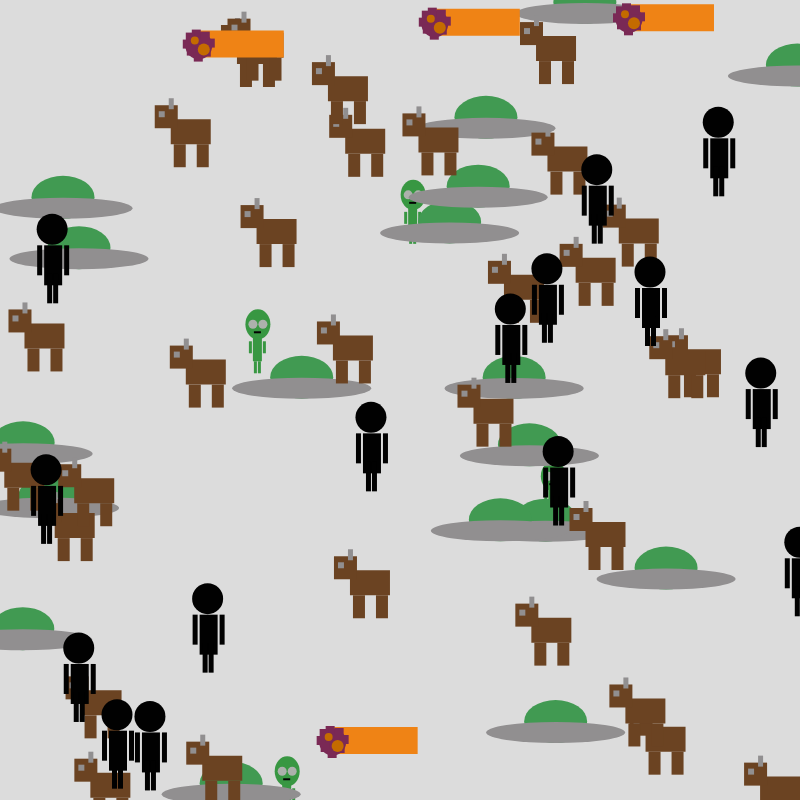
Frame 1 (no input)
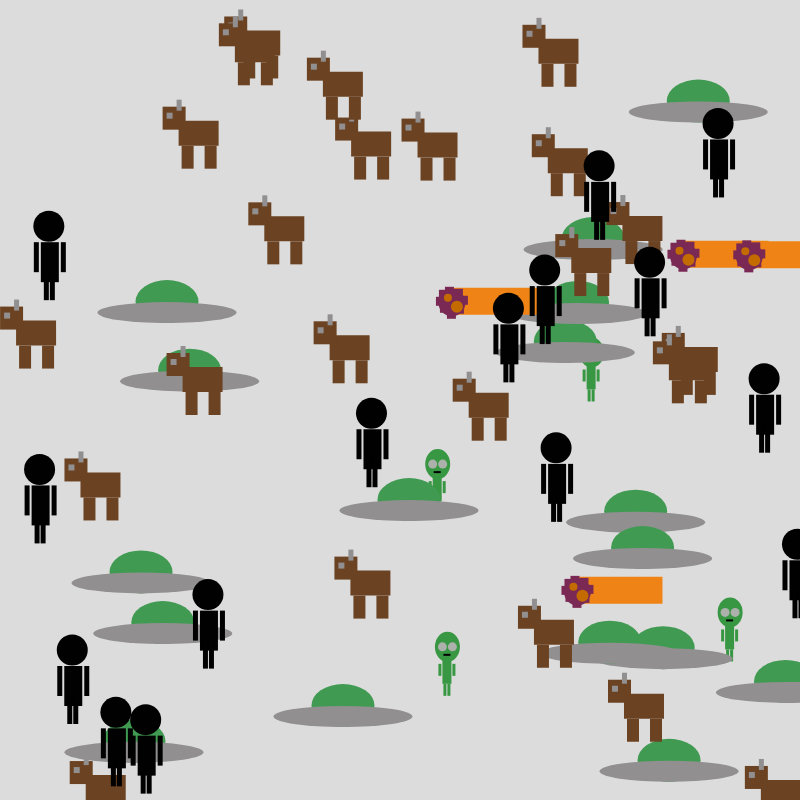
Frame 60 (no input)
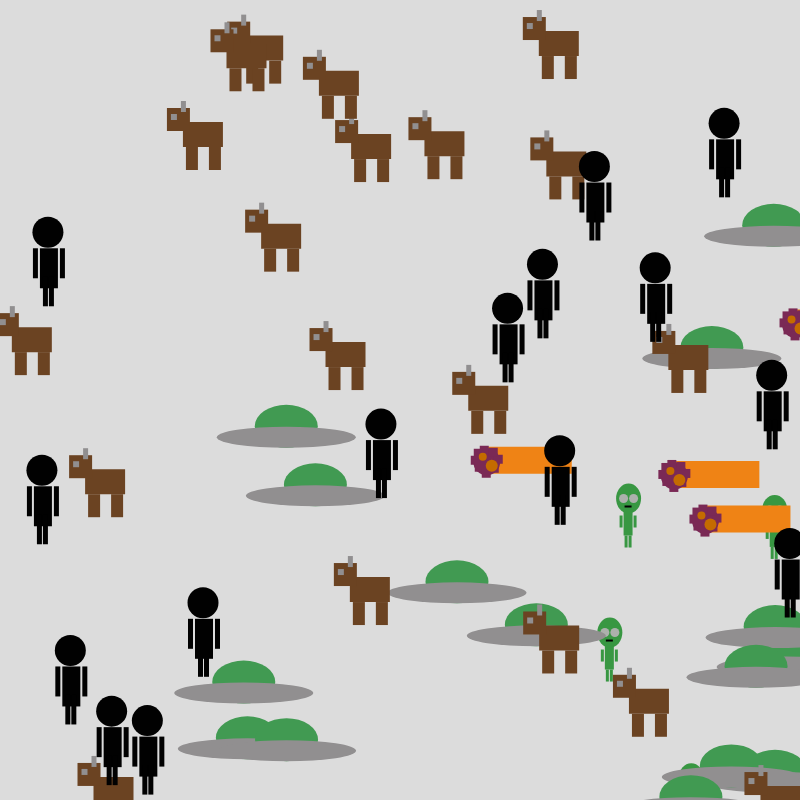
Frame 120 (the mouse pressed at the canvas centre since frame 60)

The p5.js sketch that drew these frames (run headless with seeded random() and noise() and a simulated clock; from frame 60 on, the mouse is pressed at the canvas centre):

// p5.js sketch
// ── sketch.js
/// Var de las vacas
var LasVacas = [];
var numVacas = 30;
/// Var de los Ovnis
var invasion = [];
var numOvnis = 18;
/// Var de los Meteoritos
var LosMeteoritos = [];
var numMeteoritos = 4;
/// Var de los Marcianitos
var LosMarcianos = [];
var numMarcianitos = 4;
/// Var de los humanos
var humanos = [];
var numHumanos = 15;
/// Var de los humanoides
var humanoides = [];
var numHumanoides = 10;


function setup() {
  createCanvas(800, 800);
/// Definición de vacas
  for (var v = 0; v < numVacas; v = v + 1) {
    LasVacas[v] = new Vaquita();
  }
/// Definición de Ovnis
  for (var i = 0; i < numOvnis; i = i + 1) {
    invasion[i] = new Ovni();
  }
/// Definición de Meteoritos
  for (var s = 0; s < numMeteoritos; s = s + 1) {
    LosMeteoritos[s] = new Meteoritos();
  }
/// Definición de Marcianitos
  for (var m = 0; m < numMarcianitos; m = m + 1) {
    LosMarcianos[m] = new Marcianito();
  }
/// Definición de humanos
  for (var h = 0; h < numHumanos; h = h + 1) {
    humanos[h] = new Humanito();
  }
  //for (var a = 0; a < numHumanoides; a = a + 1) {
    //humanoides[a] = new Humanoide();
  //}
}

function draw() {
  background(220);
 
/// Dibujar Marcinos
  for (var m = 0; m < numMarcianitos; m = m + 1) {
    LosMarcianos[m].dibujarse();
    LosMarcianos[m].moverse();
    //for (var i = 0; i < numOvnis; i = i + 1){
    // var discentro = dist(invasion[i].x,invasion[i].y,Marcianito[m].x,Marcianito[m].y);
    //if (discentro < invasion[i].tamano/2){
    //Marcianito[m].dibujarse();
    //Marcianito[m].moverse();
    //}

  }
/// Dibujar Ovnis/ los ovnis mueren cuando un meteorito los toca
  push();
  for (var i = 0; i < numOvnis; i = i + 1) {
    invasion[i].dibujarse();
    invasion[i].moverse();
    for (var r = 0; r < numMeteoritos; r = r + 1) {
      var discentro = dist(LosMeteoritos[r].x, LosMeteoritos[r].y, invasion[i].x, invasion[i].y);
      if (discentro < LosMeteoritos[r].tamano / 2) {
        invasion[i].morir();
      }
    }
  }
  pop();
/// Dibujar Vacas/ Las vacas mueren cuando un Ovni pasa sobre ellas
  push();
  for (var v = 0; v < numVacas; v = v + 1) {
    LasVacas[v].dibujarse();
    LasVacas[v].moverse();
    for (var j = 0; j < numOvnis; j = j + 1) {
      var distCentro1 = dist(invasion[j].x, invasion[j].y, LasVacas[v].x, LasVacas[v].y);
      if (distCentro1 < invasion[j].tamano / 2) {
        LasVacas[v].morir();
      }
    }
  }
  pop();
/// Dibujar meteoritos
  for (var s = 0; s < numMeteoritos; s = s + 1) {
    LosMeteoritos[s].dibujarse();
    LosMeteoritos[s].moverse();
  }
/// Dibujar Humanos/ Humanos se reproducen cuando un marcianito les pasa por encima
  for (var h = 0; h < numHumanos; h = h +1){
   humanos[h].dibujarse();
   humanos[h].moverse();
   //for (var p = 0; p < numMarcianitos; p = p +1) {
     //var disCentro2 = dist(LosMarcianos[p].x,LosMarcianos[p].y,humanos[h].x,humanos[h].y);
     //if (disCentro2 < LosMarcianos[p].tamano / 2) {
        ///Marcianito[m].dibujarse();
        ///Marcianito[m].moverse();
    //}
  //}
 }
}
/// Tecla espacio para nuevo Ovni
function keyReleased() {
  if (keyCode == 32) {
    numOvnis = numOvnis + 1;
    invasion[invasion.length] = new Ovni();
  }
}
/// Letra M para un nuevo marcianito
function keyReleased() {
  if (keyCode == 77) {
    numMarcianitos = numMarcianitos + 1;
    LosMarcianos[LosMarcianos.length] = new Marcianito();
  }
}
/// Letra V para crear vacas

function keyReleased() {
  if (keyCode == 86) {
    numVacas = numVacas + 1;
    LasVacas[LasVacas.length] = new Vaquita();
  }
}




/// Familia Humanito
function Humanito() {
  this.x = random(0, width);
  this.y = random(0, height);
  this.tamano = 15;
  this.viva = true;

  this.dibujarse = function() {
    if (this.viva == true) {
      noStroke();
      fill(1,1,1);
      /// Cabeza 	Humanito
      ellipse(this.x, this.y -38, this.tamano + 16, this.tamano + 16);
      /// Cuerpo Humanito
      rect(this.x - 8, this.y - 22, this.tamano + 3, this.tamano + 25);
      /// Brazo izquierdo
      rect(this.x - 15, this.y - 22, this.tamano - 10, this.tamano + 15);
      /// Brazo Derecho
      rect(this.x + 12, this.y - 22, this.tamano - 10, this.tamano + 15);
      /// Pierna Derecha
      rect(this.x - 5, this.y + 6, this.tamano - 10, this.tamano + 15);
      /// Pierna izquierda
      rect(this.x + 1, this.y + 6, this.tamano - 10, this.tamano + 15);
    }
  }

  this.moverse = function() {
    this.x = this.x + random(-1, 1);
    this.y = this.y + random(-1, 1);
  }

  this.crecer = function() {
    this.tamano = this.tamano + random(0.3, 0.6);
  }

  this.morir = function() {
    this.viva = false;
  }
}


/// Familia Marcianito
function Marcianito() {
  this.x = random(0, width);
  this.y = random(0, height);
  this.dirX = 1.5;
  this.dirY = 1.3;
  this.tamano = 15;
  this.viva = true;

  this.dibujarse = function() {
    if (this.viva == true) {
      noStroke();
      fill(56, 151, 66);
      /// Cabeza Alien
      ellipse(this.x, this.y - 15, this.tamano + 10, this.tamano + 15);
      /// cuerpo alien
      rect(this.x - 5, this.y - 8, this.tamano - 6, this.tamano + 15);
      /// pieran izquierda 
      rect(this.x - 4, this.y + 22, this.tamano - 12, this.tamano - 3);
      /// pierna derecha
      rect(this.x, this.y + 22, this.tamano - 12, this.tamano - 3);
      /// brazo izquierdo
      rect(this.x - 9, this.y + 2, this.tamano - 12, this.tamano - 3);
      /// brazo derecho
      rect(this.x + 5, this.y + 2, this.tamano - 12, this.tamano - 3);
      /// ojos
      fill(172, 177, 172);
      ellipse(this.x - 5, this.y - 15, this.tamano - 6, this.tamano - 6);
      ellipse(this.x + 5, this.y - 15, this.tamano - 6, this.tamano - 6);
      /// boca
      fill(1, 1, 1);
      rect(this.x - 4, this.y - 8, this.tamano - 8, this.tamano - 13);

    }
  }

  this.moverse = function() {
    //this.x = this.x + random(-1, 1);
    //this.y = this.y + random(-1, 1);
    if (this.x >= width || this.x <= 0) {
      this.dirX = -this.dirX;
      this.x = this.x + (this.dirX * 4);
    }
    if (this.y >= width || this.y <= 0) {
      this.dirY = -this.dirY;
      this.y = this.y + (this.dirY * 4);
    }

    this.x = this.x + (this.dirX * random(0, 4));
    this.y = this.y + (this.dirY * random(0, 4));
  }


  this.crecer = function() {
    this.tamano = this.tamano + random(0.3, 0.6);
  }

  this.morir = function() {
    this.viva = false;
  }
}

/// Familia Vaquitas
function Vaquita() {
  this.x = random(0, width);
  this.y = random(0, height);
  this.tamano = 40;
  this.viva = true;

  this.dibujarse = function() {
    if (this.viva == true) {
      fill(107, 67, 34);
      /// Cuerpo de la vaca
      rect(this.x - 24, this.y - 19, this.tamano, this.tamano - 15);
      /// cabeza
      rect(this.x - 40, this.y - 33, this.tamano - 17, this.tamano - 17);
      /// pata delantera
      rect(this.x - 21, this.y + 6, this.tamano - 28, this.tamano - 17);
      /// pata trasera
      rect(this.x + 2, this.y + 6, this.tamano - 28, this.tamano - 17);
      /// cuerno
      fill(145, 143, 144);
      rect(this.x - 26, this.y - 40, this.tamano - 35, this.tamano - 29);
      /// ojo
      rect(this.x - 36, this.y - 27, this.tamano - 34, this.tamano - 34);
    }
  }

  this.moverse = function() {
    this.x = this.x + random(-1, 1);
    this.y = this.y + random(-1, 1);
  }

  this.crecer = function() {
    this.tamano = this.tamano + random(0.3, 0.6);
  }

  this.morir = function() {
    this.viva = false;
  }
}
// familia Ovni
function Ovni() {
  this.x = random(0, width);
  this.y = random(0, height);
  this.dirX = 1;
  this.dirY = 1;
  this.tamano = 43;
  this.viva = true;

  this.dibujarse = function() {
    if (this.viva == true) {
      fill(65, 154, 82);
      ellipse(this.x, this.y, this.tamano + 20, this.tamano);
      fill(145, 143, 144);
      ellipse(this.x, this.y + 11, this.tamano + 96, this.tamano - 22);
    }

    this.moverse = function() {
      if (this.x >= width || this.x <= 0) {
        this.dirX = -this.dirX;
        this.x = this.x + (this.dirX * 4);
      }
      if (this.y >= width || this.y <= 0) {
        this.dirY = -this.dirY;
        this.y = this.y + (this.dirY * 4);
      }

      this.x = this.x + (this.dirX * random(0, 4));
      this.y = this.y + (this.dirY * random(0, 4));
    }

    this.morir = function() {
      this.viva = false;
    }
  }
}
// Familia Meteoritos
function Meteoritos() {
  this.x = random(0, width);
  this.y = random(0, height);
  this.dirX = 2;
  this.dirY = 2;
  this.tamano = 27;

  this.dibujarse = function() {
    push();
    noStroke();
    fill(239, 131, 21);
    rect(this.x + 1, this.y - 16, this.tamano + 58, this.tamano);
    fill(122, 41, 85);
    ellipse(this.x + 1, this.y - 1, this.tamano, this.tamano);
    rect(this.x - 6, this.y - 17, this.tamano - 18, this.tamano - 18);
    rect(this.x - 12, this.y - 14, this.tamano - 18, this.tamano - 18);
    rect(this.x - 15, this.y - 7, this.tamano - 18, this.tamano - 18);
    rect(this.x - 11, this.y, this.tamano - 18, this.tamano - 18);
    rect(this.x - 4, this.y + 6, this.tamano - 18, this.tamano - 18);
    rect(this.x + 4, this.y + 1, this.tamano - 18, this.tamano - 18);
    rect(this.x + 8, this.y - 8, this.tamano - 18, this.tamano - 18);
    rect(this.x + 3, this.y - 15, this.tamano - 18, this.tamano - 18);
    fill(196, 107, 0);
    ellipse(this.x + 6, this.y + 3, this.tamano - 15, this.tamano - 15);
    ellipse(this.x - 3, this.y - 6, this.tamano - 19, this.tamano - 19);
    pop();





  }

  this.moverse = function() {
    if (this.x >= width || this.x <= 0) {
      this.dirX = -this.dirX;
      this.x = this.x + (this.dirX * 2);
    }
    if (this.y >= width || this.y <= 0) {
      this.dirY = -this.dirY;
      this.y = this.y + (this.dirY * 2);
    }

    this.x = this.x + (this.dirX * random(0, 4));
    this.y = this.y + (this.dirY * random(0, 4));
  }





}
